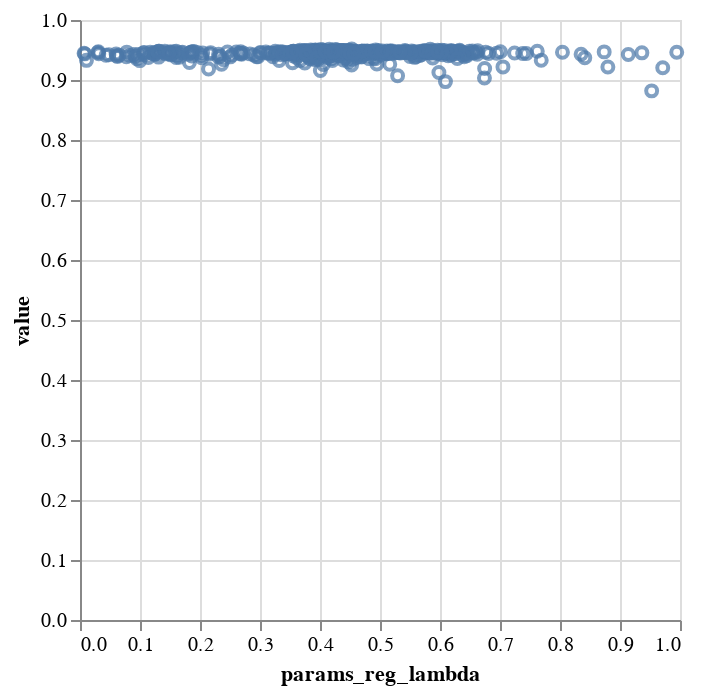

The notebook cell saved with this chart:
### Markdown cell above
for params_l2_regularization > 0.5 the model perform well

### Code cell
alt.Chart(result).mark_point().encode(
    x=alt.X('params_reg_lambda')
    ,y='value'
)

### Figure 1 — Vega-Lite specification as saved in the notebook (floating-point values rounded to 4 significant figures; data arrays with more than 128 entries replaced by an {"elided": "..."} marker saying what was removed)
{"config": {"view": {"continuousWidth": 300, "continuousHeight": 300}}, "data": {"name": "data-14d16302af1e76f769cee2f7d1c77dd7"}, "mark": {"type": "point"}, "encoding": {"x": {"field": "params_reg_lambda", "type": "quantitative"}, "y": {"field": "value", "type": "quantitative"}}, "$schema": "https://vega.github.io/schema/vega-lite/v5.20.1.json", "datasets": {"data-14d16302af1e76f769cee2f7d1c77dd7": {"elided": "500 records"}}}
